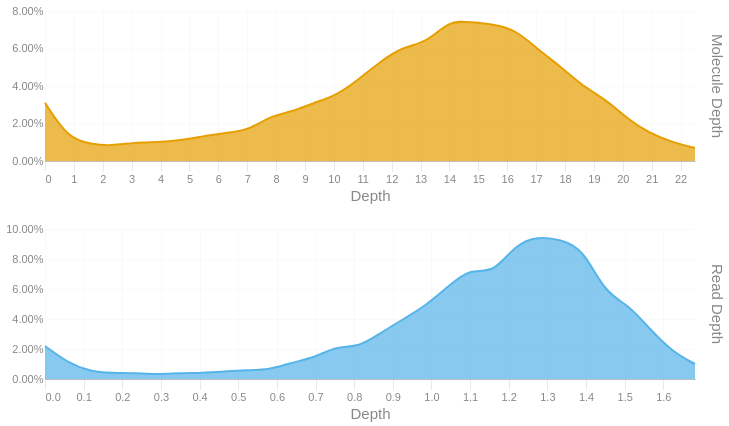

The notebook cell saved with this chart:
### Code cell
readdep = depth_hist(tb['Read Depth'], q99, 3)
readdep = readdep.with_columns(pl.lit('Read Depth').alias('Metric'))
if not SKIPLR:
    moldep = depth_hist(tb['Molecule Depth'], mol_q99, 1)
    moldep = moldep.with_columns(pl.lit('Molecule Depth').alias('Metric'))
    _hist = pl.concat([readdep, moldep])
    _hist = _hist.filter(pl.col('Proportion') != 0)
    with SafeRender(_hist):
        (
            alt.Chart(_hist)        
            .mark_area(interpolate = "basis")
            .encode(
                x=alt.X('Bin:Q').scale(domainMin=0).axis(alt.Axis(title='Depth')),
                y = alt.Y('Proportion:Q', title = None).axis(format = '.2%'),
                color = alt.Color('Metric:N').legend(None),
                row = alt.Row("Metric:N").header(title = None, labelOrient = 'right'),
                tooltip = [
                    alt.Tooltip("Metric:N", title = "Metric"),
                    alt.Tooltip('Interval:N', title = "Depth Interval"),
                    alt.Tooltip('Proportion:Q', title = "% Alignments").format('.2%')
                ]
            )
            .resolve_scale(x='independent', y='independent')
            .properties(
                height = 150, width = 650,
                usermeta={'embedOptions': {'downloadFileName': f'{samplename}.depth.hist'}}
            )
        ).display()
else:
    readdep = readdep.filter(pl.col('Proportion') != 0)
    with SafeRender(readdep):
        (
            alt.Chart(readdep)        
            .mark_area(interpolate = "basis")
            .encode(
                x=alt.X('Bin:Q').scale(domainMin=0).axis(alt.Axis(title='Depth')),
                y = alt.Y('Proportion:Q', title = None).axis(format = '.2%'),
                tooltip = [
                    alt.Tooltip('Interval:N', title = "Depth Interval"),
                    alt.Tooltip('Proportion:Q', title = "% Alignments").format('.2%')
                ]
            )
            .properties(
                usermeta={'embedOptions': {'downloadFileName': f'{samplename}.depth.hist'}}
            )
        ).display()

### Figure 1 — Vega-Lite specification as saved in the notebook (floating-point values rounded to 4 significant figures)
{"width": 650, "height": 150, "config": {"title": {"anchor": "start", "dy": -15, "fontSize": 18, "color": "#888888", "subtitleColor": "#888888", "subtitleFontSize": 14}, "arc": {"fill": "#0072B2"}, "axis": {"domainColor": "#888888", "domainWidth": 0.5, "gridWidth": 0.2, "grid": false, "titleFontWeight": 400, "titleFontSize": 15, "labelFontSize": 11, "labelColor": "#888888", "tickColor": "#888888", "tickWidth": 0.2, "titleColor": "#888888"}, "axisBand": {"grid": false}, "axisX": {"grid": true, "tickSize": 10, "domainCap": "round"}, "axisY": {"domain": false, "grid": true, "tickSize": 0, "domainCap": "round"}, "background": "transparent", "header": {"labelFontSize": 15, "labelColor": "#888888", "titleFontSize": 15, "titleFontWeight": 600, "titleColor": "#888888"}, "legend": {"labelFont": "sans-serif", "labelFontSize": 12, "labelColor": "#888888", "symbolSize": 100, "symbolType": "circle", "titleFontSize": 12, "titlePadding": 10, "titleColor": "#888888", "title": null}, "range": {"category": ["#E69F00", "#56B4E9", "#009E73", "#F0E442", "#0072B2", "#D55E00", "#CC79A7", "#000000"], "diverging": ["#cfe8f3", "#a2d4ec", "#73bfe2", "#46abdb", "#1696d2", "#12719e"]}, "area": {"fill": "#0072B2", "fillOpacity": 0.7, "line": true, "strokeOpacity": 0.7}, "line": {"color": "#0072B2", "stroke": "#0072B2", "strokeWidth": 2}, "trail": {"color": "#0072B2", "stroke": "#0072B2", "strokeWidth": 0, "size": 1}, "point": {"filled": true, "fillOpacity": 1.0, "size": 95}, "text": {"color": "#888888", "fontSize": 11, "align": "right", "fontWeight": 400, "size": 11}, "bar": {"fill": "#0072B2", "stroke": null}, "view": {"stroke": null, "continuousWidth": 660, "continuousHeight": 400}}, "data": {"name": "data-40857c8570b548289fc5ad825459868a"}, "mark": {"type": "area", "interpolate": "basis"}, "encoding": {"color": {"field": "Metric", "legend": null, "type": "nominal"}, "row": {"field": "Metric", "header": {"title": null, "labelOrient": "right"}, "type": "nominal"}, "tooltip": [{"field": "Metric", "title": "Metric", "type": "nominal"}, {"field": "Interval", "title": "Depth Interval", "type": "nominal"}, {"field": "Proportion", "format": ".2%", "title": "% Alignments", "type": "quantitative"}], "x": {"axis": {"title": "Depth"}, "field": "Bin", "scale": {"domainMin": 0}, "type": "quantitative"}, "y": {"axis": {"format": ".2%"}, "field": "Proportion", "title": null, "type": "quantitative"}}, "resolve": {"scale": {"x": "independent", "y": "independent"}}, "usermeta": {"embedOptions": {"downloadFileName": "S5_Hudson_1172.depth.hist"}}, "$schema": "https://vega.github.io/schema/vega-lite/v6.1.0.json", "datasets": {"data-40857c8570b548289fc5ad825459868a": [{"Bin": 0.0, "Interval": "0.0-0.058", "Proportion": 0.022, "Metric": "Read Depth"}, {"Bin": 0.058, "Interval": "0.058-0.116", "Proportion": 0.011, "Metric": "Read Depth"}, {"Bin": 0.116, "Interval": "0.116-0.174", "Proportion": 0.005, "Metric": "Read Depth"}, {"Bin": 0.174, "Interval": "0.174-0.232", "Proportion": 0.004, "Metric": "Read Depth"}, {"Bin": 0.232, "Interval": "0.232-0.29", "Proportion": 0.004, "Metric": "Read Depth"}, {"Bin": 0.29, "Interval": "0.29-0.348", "Proportion": 0.003, "Metric": "Read Depth"}, {"Bin": 0.348, "Interval": "0.348-0.406", "Proportion": 0.004, "Metric": "Read Depth"}, {"Bin": 0.406, "Interval": "0.406-0.464", "Proportion": 0.004, "Metric": "Read Depth"}, {"Bin": 0.464, "Interval": "0.464-0.522", "Proportion": 0.005, "Metric": "Read Depth"}, {"Bin": 0.522, "Interval": "0.522-0.58", "Proportion": 0.006, "Metric": "Read Depth"}, {"Bin": 0.58, "Interval": "0.58-0.638", "Proportion": 0.006, "Metric": "Read Depth"}, {"Bin": 0.638, "Interval": "0.638-0.696", "Proportion": 0.011, "Metric": "Read Depth"}, {"Bin": 0.696, "Interval": "0.696-0.754", "Proportion": 0.014, "Metric": "Read Depth"}, {"Bin": 0.754, "Interval": "0.754-0.812", "Proportion": 0.022, "Metric": "Read Depth"}, {"Bin": 0.812, "Interval": "0.812-0.87", "Proportion": 0.021, "Metric": "Read Depth"}, {"Bin": 0.87, "Interval": "0.87-0.928", "Proportion": 0.031, "Metric": "Read Depth"}, {"Bin": 0.928, "Interval": "0.928-0.986", "Proportion": 0.04, "Metric": "Read Depth"}, {"Bin": 0.986, "Interval": "0.986-1.044", "Proportion": 0.049, "Metric": "Read Depth"}, {"Bin": 1.044, "Interval": "1.044-1.102", "Proportion": 0.062, "Metric": "Read Depth"}, {"Bin": 1.102, "Interval": "1.102-1.16", "Proportion": 0.074, "Metric": "Read Depth"}, {"Bin": 1.16, "Interval": "1.16-1.218", "Proportion": 0.07, "Metric": "Read Depth"}, {"Bin": 1.218, "Interval": "1.218-1.276", "Proportion": 0.09, "Metric": "Read Depth"}, {"Bin": 1.276, "Interval": "1.276-1.334", "Proportion": 0.095, "Metric": "Read Depth"}, {"Bin": 1.334, "Interval": "1.334-1.392", "Proportion": 0.093, "Metric": "Read Depth"}, {"Bin": 1.392, "Interval": "1.392-1.45", "Proportion": 0.087, "Metric": "Read Depth"}, {"Bin": 1.45, "Interval": "1.45-1.508", "Proportion": 0.057, "Metric": "Read Depth"}, {"Bin": 1.508, "Interval": "1.508-1.566", "Proportion": 0.05, "Metric": "Read Depth"}, {"Bin": 1.566, "Interval": "1.566-1.624", "Proportion": 0.033, "Metric": "Read Depth"}, {"Bin": 1.624, "Interval": "1.624-1.682", "Proportion": 0.018, "Metric": "Read Depth"}, {"Bin": 1.682, "Interval": "1.682-1.74", "Proportion": 0.01, "Metric": "Read Depth"}, {"Bin": 0.0, "Interval": "0.0-0.8", "Proportion": 0.031, "Metric": "Molecule Depth"}, {"Bin": 0.8, "Interval": "0.8-1.6", "Proportion": 0.012, "Metric": "Molecule Depth"}, {"Bin": 1.6, "Interval": "1.6-2.3", "Proportion": 0.009, "Metric": "Molecule Depth"}, {"Bin": 2.3, "Interval": "2.3-3.1", "Proportion": 0.008, "Metric": "Molecule Depth"}, {"Bin": 3.1, "Interval": "3.1-3.9", "Proportion": 0.01, "Metric": "Molecule Depth"}, {"Bin": 3.9, "Interval": "3.9-4.7", "Proportion": 0.01, "Metric": "Molecule Depth"}, {"Bin": 4.7, "Interval": "4.7-5.4", "Proportion": 0.011, "Metric": "Molecule Depth"}, {"Bin": 5.4, "Interval": "5.4-6.2", "Proportion": 0.013, "Metric": "Molecule Depth"}, {"Bin": 6.2, "Interval": "6.2-7.0", "Proportion": 0.015, "Metric": "Molecule Depth"}, {"Bin": 7.0, "Interval": "7.0-7.8", "Proportion": 0.016, "Metric": "Molecule Depth"}, {"Bin": 7.8, "Interval": "7.8-8.5", "Proportion": 0.024, "Metric": "Molecule Depth"}, {"Bin": 8.5, "Interval": "8.5-9.3", "Proportion": 0.026, "Metric": "Molecule Depth"}, {"Bin": 9.3, "Interval": "9.3-10.1", "Proportion": 0.031, "Metric": "Molecule Depth"}, {"Bin": 10.1, "Interval": "10.1-10.9", "Proportion": 0.035, "Metric": "Molecule Depth"}, {"Bin": 10.9, "Interval": "10.9-11.6", "Proportion": 0.044, "Metric": "Molecule Depth"}, {"Bin": 11.6, "Interval": "11.6-12.4", "Proportion": 0.053, "Metric": "Molecule Depth"}, {"Bin": 12.4, "Interval": "12.4-13.2", "Proportion": 0.061, "Metric": "Molecule Depth"}, {"Bin": 13.2, "Interval": "13.2-14.0", "Proportion": 0.063, "Metric": "Molecule Depth"}, {"Bin": 14.0, "Interval": "14.0-14.7", "Proportion": 0.075, "Metric": "Molecule Depth"}, {"Bin": 14.7, "Interval": "14.7-15.5", "Proportion": 0.074, "Metric": "Molecule Depth"}, {"Bin": 15.5, "Interval": "15.5-16.3", "Proportion": 0.073, "Metric": "Molecule Depth"}, {"Bin": 16.3, "Interval": "16.3-17.1", "Proportion": 0.07, "Metric": "Molecule Depth"}, {"Bin": 17.1, "Interval": "17.1-17.8", "Proportion": 0.059, "Metric": "Molecule Depth"}, {"Bin": 17.8, "Interval": "17.8-18.6", "Proportion": 0.051, "Metric": "Molecule Depth"}, {"Bin": 18.6, "Interval": "18.6-19.4", "Proportion": 0.04, "Metric": "Molecule Depth"}, {"Bin": 19.4, "Interval": "19.4-20.2", "Proportion": 0.033, "Metric": "Molecule Depth"}, {"Bin": 20.2, "Interval": "20.2-20.9", "Proportion": 0.022, "Metric": "Molecule Depth"}, {"Bin": 20.9, "Interval": "20.9-21.7", "Proportion": 0.015, "Metric": "Molecule Depth"}, {"Bin": 21.7, "Interval": "21.7-22.5", "Proportion": 0.01, "Metric": "Molecule Depth"}, {"Bin": 22.5, "Interval": "22.5-23.26", "Proportion": 0.007, "Metric": "Molecule Depth"}]}}
